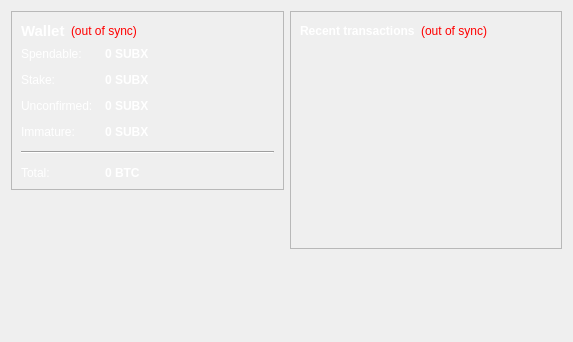
<?xml version="1.0" encoding="UTF-8"?>
<ui version="4.0">
 <class>OverviewPage</class>
 <widget class="QWidget" name="OverviewPage">
  <property name="geometry">
   <rect>
    <x>0</x>
    <y>0</y>
    <width>573</width>
    <height>342</height>
   </rect>
  </property>
  <property name="windowTitle">
   <string>Form</string>
  </property>
  <layout class="QHBoxLayout" name="horizontalLayout" stretch="1,1">
   <item>
    <layout class="QVBoxLayout" name="verticalLayout_2">
     <item>
      <widget class="QFrame" name="frame">
       <property name="frameShape">
        <enum>QFrame::StyledPanel</enum>
       </property>
       <property name="frameShadow">
        <enum>QFrame::Raised</enum>
       </property>
       <layout class="QVBoxLayout" name="verticalLayout_4">
        <item>
         <layout class="QHBoxLayout" name="horizontalLayout_4">
          <item>
           <widget class="QLabel" name="label_5">
            <property name="font">
             <font>
              <pointsize>11</pointsize>
              <weight>75</weight>
              <bold>true</bold>
             </font>
            </property>
            <property name="text">
             <string>Wallet</string>
            </property>
            <property name="styleSheet">
             <string notr="true">QLabel { color: white; }</string>
            </property>
           </widget>
          </item>
          <item>
           <widget class="QLabel" name="labelWalletStatus">
            <property name="toolTip">
             <string>The displayed information may be out of date. Your wallet automatically synchronizes with the SUBX network after a connection is established, but this process has not completed yet.</string>
            </property>
            <property name="styleSheet">
             <string notr="true">QLabel { color: red; }</string>
            </property>
            <property name="text">
             <string notr="true">(out of sync)</string>
            </property>
            <property name="alignment">
             <set>Qt::AlignLeading|Qt::AlignLeft|Qt::AlignVCenter</set>
            </property>
           </widget>
          </item>
          <item>
           <spacer name="horizontalSpacer_2">
            <property name="orientation">
             <enum>Qt::Horizontal</enum>
            </property>
            <property name="sizeHint" stdset="0">
             <size>
              <width>40</width>
              <height>20</height>
             </size>
            </property>
           </spacer>
          </item>
         </layout>
        </item>
        <item>
         <layout class="QFormLayout" name="formLayout_2">
          <property name="fieldGrowthPolicy">
           <enum>QFormLayout::AllNonFixedFieldsGrow</enum>
          </property>
          <property name="horizontalSpacing">
           <number>12</number>
          </property>
          <property name="verticalSpacing">
           <number>12</number>
          </property>
          <item row="0" column="0">
           <widget class="QLabel" name="label">
            <property name="text">
             <string>Spendable:</string>
            </property>
            <property name="styleSheet">
             <string notr="true">QLabel { color: white; }</string>
            </property>
           </widget>
          </item>
          <item row="0" column="1">
           <widget class="QLabel" name="labelBalance">
            <property name="font">
             <font>
              <weight>75</weight>
              <bold>true</bold>
             </font>
            </property>
            <property name="styleSheet">
             <string notr="true">QLabel { color: white; }</string>
            </property>
            <property name="cursor">
             <cursorShape>IBeamCursor</cursorShape>
            </property>
            <property name="toolTip">
             <string>Your current spendable balance</string>
            </property>
            <property name="text">
             <string notr="true">0 SUBX</string>
            </property>
            <property name="textInteractionFlags">
             <set>Qt::LinksAccessibleByMouse|Qt::TextSelectableByKeyboard|Qt::TextSelectableByMouse</set>
            </property>
           </widget>
          </item>
          <item row="1" column="0">
           <widget class="QLabel" name="label_6">
            <property name="text">
             <string>Stake:</string>
            </property>
            <property name="styleSheet">
             <string notr="true">QLabel { color: white; }</string>
            </property>
           </widget>
          </item>
          <item row="1" column="1">
           <widget class="QLabel" name="labelStake">
            <property name="font">
             <font>
              <weight>75</weight>
              <bold>true</bold>
             </font>
            </property>
            <property name="styleSheet">
             <string notr="true">QLabel { color: white; }</string>
            </property>
            <property name="cursor">
             <cursorShape>IBeamCursor</cursorShape>
            </property>
            <property name="toolTip">
             <string>Total of coins that was staked, and do not yet count toward the current balance</string>
            </property>
            <property name="text">
             <string notr="true">0 SUBX</string>
            </property>
            <property name="textInteractionFlags">
             <set>Qt::LinksAccessibleByMouse|Qt::TextSelectableByKeyboard|Qt::TextSelectableByMouse</set>
            </property>
           </widget>
          </item>
          <item row="2" column="0">
           <widget class="QLabel" name="label_3">
            <property name="text">
             <string>Unconfirmed:</string>
            </property>
            <property name="styleSheet">
             <string notr="true">QLabel { color: white; }</string>
            </property>
           </widget>
          </item>
          <item row="2" column="1">
           <widget class="QLabel" name="labelUnconfirmed">
            <property name="font">
             <font>
              <weight>75</weight>
              <bold>true</bold>
             </font>
            </property>
            <property name="styleSheet">
             <string notr="true">QLabel { color: white; }</string>
            </property>
            <property name="cursor">
             <cursorShape>IBeamCursor</cursorShape>
            </property>
            <property name="toolTip">
             <string>Total of transactions that have yet to be confirmed, and do not yet count toward the current balance</string>
            </property>
            <property name="text">
             <string notr="true">0 SUBX</string>
            </property>
            <property name="textInteractionFlags">
             <set>Qt::LinksAccessibleByMouse|Qt::TextSelectableByKeyboard|Qt::TextSelectableByMouse</set>
            </property>
           </widget>
          </item>
          <item row="3" column="0">
           <widget class="QLabel" name="labelImmatureText">
            <property name="text">
             <string>Immature:</string>
            </property>
            <property name="styleSheet">
             <string notr="true">QLabel { color: white; }</string>
            </property>
           </widget>
          </item>
          <item row="3" column="1">
           <widget class="QLabel" name="labelImmature">
            <property name="font">
             <font>
              <weight>75</weight>
              <bold>true</bold>
             </font>
            </property>
            <property name="styleSheet">
             <string notr="true">QLabel { color: white; }</string>
            </property>
            <property name="toolTip">
             <string>Mined balance that has not yet matured</string>
            </property>
            <property name="text">
             <string notr="true">0 SUBX</string>
            </property>
            <property name="textInteractionFlags">
             <set>Qt::LinksAccessibleByMouse|Qt::TextSelectableByKeyboard|Qt::TextSelectableByMouse</set>
            </property>
           </widget>
          </item>
          <item row="4" column="0" colspan="2">
           <widget class="Line" name="line">
            <property name="orientation">
             <enum>Qt::Horizontal</enum>
            </property>
           </widget>
          </item>
          <item row="5" column="0">
           <widget class="QLabel" name="labelTotalText">
            <property name="text">
             <string>Total:</string>
            </property>
            <property name="styleSheet">
             <string notr="true">QLabel { color: white; }</string>
            </property>
           </widget>
          </item>
          <item row="5" column="1">
           <widget class="QLabel" name="labelTotal">
            <property name="font">
             <font>
              <weight>75</weight>
              <bold>true</bold>
             </font>
            </property>
            <property name="styleSheet">
             <string notr="true">QLabel { color: white; }</string>
            </property>
            <property name="cursor">
             <cursorShape>IBeamCursor</cursorShape>
            </property>
            <property name="toolTip">
             <string>Your current total balance</string>
            </property>
            <property name="text">
             <string notr="true">0 BTC</string>
            </property>
            <property name="textInteractionFlags">
             <set>Qt::LinksAccessibleByMouse|Qt::TextSelectableByKeyboard|Qt::TextSelectableByMouse</set>
            </property>
           </widget>
          </item>
         </layout>
        </item>
       </layout>
      </widget>
     </item>
     <item>
      <spacer name="verticalSpacer">
       <property name="orientation">
        <enum>Qt::Vertical</enum>
       </property>
       <property name="sizeHint" stdset="0">
        <size>
         <width>20</width>
         <height>40</height>
        </size>
       </property>
      </spacer>
     </item>
    </layout>
   </item>
   <item>
    <layout class="QVBoxLayout" name="verticalLayout_3">
     <item>
      <widget class="QFrame" name="frame_2">
       <property name="frameShape">
        <enum>QFrame::StyledPanel</enum>
       </property>
       <property name="frameShadow">
        <enum>QFrame::Raised</enum>
       </property>
       <layout class="QVBoxLayout" name="verticalLayout">
        <item>
         <layout class="QHBoxLayout" name="horizontalLayout_2">
          <item>
           <widget class="QLabel" name="label_4">
            <property name="text">
             <string>&lt;b&gt;Recent transactions&lt;/b&gt;</string>
            </property>
            <property name="styleSheet">
             <string notr="true">QLabel { color: white; }</string>
            </property>
           </widget>
          </item>
          <item>
           <widget class="QLabel" name="labelTransactionsStatus">
            <property name="toolTip">
             <string>The displayed information may be out of date. Your wallet automatically synchronizes with the SUBX network after a connection is established, but this process has not completed yet.</string>
            </property>
            <property name="styleSheet">
             <string notr="true">QLabel { color: red; }</string>
            </property>
            <property name="text">
             <string notr="true">(out of sync)</string>
            </property>
            <property name="alignment">
             <set>Qt::AlignRight|Qt::AlignTrailing|Qt::AlignVCenter</set>
            </property>
           </widget>
          </item>
          <item>
           <spacer name="horizontalSpacer">
            <property name="orientation">
             <enum>Qt::Horizontal</enum>
            </property>
            <property name="sizeHint" stdset="0">
             <size>
              <width>40</width>
              <height>20</height>
             </size>
            </property>
           </spacer>
          </item>
         </layout>
        </item>
        <item>
         <widget class="QListView" name="listTransactions">
          <property name="styleSheet">
           <string notr="true">QListView { background: transparent; }</string>
          </property>
          <property name="frameShape">
           <enum>QFrame::NoFrame</enum>
          </property>
          <property name="verticalScrollBarPolicy">
           <enum>Qt::ScrollBarAlwaysOff</enum>
          </property>
          <property name="horizontalScrollBarPolicy">
           <enum>Qt::ScrollBarAlwaysOff</enum>
          </property>
          <property name="selectionMode">
           <enum>QAbstractItemView::NoSelection</enum>
          </property>
         </widget>
        </item>
       </layout>
      </widget>
     </item>
     <item>
      <spacer name="verticalSpacer_2">
       <property name="orientation">
        <enum>Qt::Vertical</enum>
       </property>
       <property name="sizeHint" stdset="0">
        <size>
         <width>20</width>
         <height>40</height>
        </size>
       </property>
      </spacer>
     </item>
    </layout>
   </item>
  </layout>
 </widget>
 <resources/>
 <connections/>
</ui>
